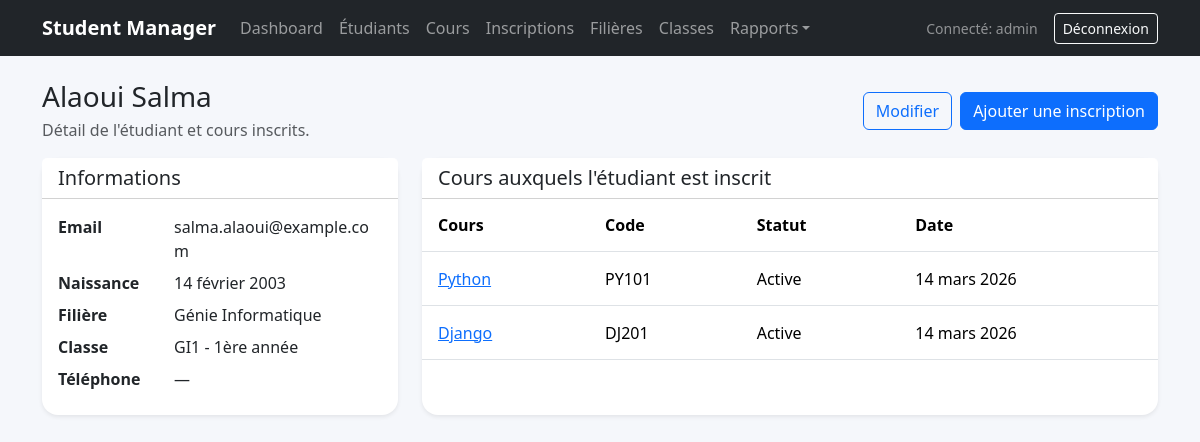
The page /students/1/ (signed in) on the database its author committed.
### academics/models.py (models this page shows, shortened)
class Student(models.Model):
    first_name = models.CharField(max_length=100)
    last_name = models.CharField(max_length=100)
    email = models.EmailField(unique=True)
    birth_date = models.DateField()
    program = models.ForeignKey(Program, on_delete=models.PROTECT, related_name='students')
    classroom = models.ForeignKey(ClassRoom, on_delete=models.PROTECT, related_name='students')
    phone_number = models.CharField(max_length=30, blank=True)
    created_at = models.DateTimeField(auto_now_add=True)
    updated_at = models.DateTimeField(auto_now=True)
    class Meta:
        ordering = ['last_name', 'first_name']
        verbose_name = 'Étudiant'
        verbose_name_plural = 'Étudiants'

class Program(models.Model):
    name = models.CharField(max_length=120)
    code = models.CharField(max_length=20, unique=True)
    description = models.TextField(blank=True)
    class Meta:
        ordering = ['name']
        verbose_name = 'Filière'
        verbose_name_plural = 'Filières'

class ClassRoom(models.Model):
    name = models.CharField(max_length=120)
    level = models.CharField(max_length=50, help_text='Ex: 1ère année, 2ème année')
    program = models.ForeignKey(Program, on_delete=models.CASCADE, related_name='classrooms')
    class Meta:
        ordering = ['program__name', 'level', 'name']
        verbose_name = 'Classe'
        verbose_name_plural = 'Classes'
        unique_together = ('name', 'level', 'program')

class Enrollment(models.Model):
    STATUS_ACTIVE = 'active'
    STATUS_COMPLETED = 'completed'
    STATUS_DROPPED = 'dropped'
    STATUS_CHOICES = [
        (STATUS_ACTIVE, 'Active'),
        (STATUS_COMPLETED, 'Terminée'),
        (STATUS_DROPPED, 'Abandonnée'),
    ]
    student = models.ForeignKey(Student, on_delete=models.CASCADE, related_name='enrollments')
    course = models.ForeignKey(Course, on_delete=models.CASCADE, related_name='enrollments')
    status = models.CharField(max_length=20, choices=STATUS_CHOICES, default=STATUS_ACTIVE)
    enrolled_at = models.DateField(auto_now_add=True)
    notes = models.TextField(blank=True)
    class Meta:
        ordering = ['-enrolled_at', 'student__last_name']
        verbose_name = 'Inscription'
        verbose_name_plural = 'Inscriptions'
        constraints = [
            models.UniqueConstraint(fields=['student', 'course'], name='unique_student_course_enrollment')
        ]

class Course(models.Model):
    title = models.CharField(max_length=150)
    code = models.CharField(max_length=20, unique=True)
    description = models.TextField(blank=True)
    credits = models.PositiveSmallIntegerField(default=1)
    program = models.ForeignKey(Program, on_delete=models.CASCADE, related_name='courses')
    class Meta:
        ordering = ['title']
        verbose_name = 'Cours'
        verbose_name_plural = 'Cours'

### academics/views.py (the view)
# urls.py: path('students/<int:pk>/', views.StudentDetailView.as_view(), name='student_detail'),
class StudentDetailView(LoginRequiredMixin, PermissionRequiredMixin, DetailView):
    model = Student
    permission_required = 'academics.view_student'
    template_name = 'academics/student_detail.html'
    context_object_name = 'student'
    def get_queryset(self):
        return Student.objects.select_related('program', 'classroom').prefetch_related('enrollments__course')

### templates/academics/student_detail.html (shortened to what this page needs)
{% extends 'base.html' %}
{% block content %}
<div class="d-flex justify-content-between align-items-center mb-3 flex-wrap gap-2">
    <div>
        <h1 class="h3 mb-1">{{ student.last_name }} {{ student.first_name }}</h1>
        <p class="text-muted mb-0">Détail de l'étudiant et cours inscrits.</p>
    </div>
    <div class="d-flex gap-2">
        <a class="btn btn-outline-primary" href="{% url 'student_edit' student.pk %}">Modifier</a>
        <a class="btn btn-primary" href="{% url 'enrollment_add' %}">Ajouter une inscription</a>
    </div>
</div>
<div class="row g-4">
    <div class="col-lg-4">
        <div class="card shadow-sm h-100">
            <div class="card-header bg-white"><h2 class="h5 mb-0">Informations</h2></div>
            <div class="card-body">
                <dl class="row mb-0">
                    <dt class="col-sm-4">Email</dt><dd class="col-sm-8">{{ student.email }}</dd>
                    <dt class="col-sm-4">Naissance</dt><dd class="col-sm-8">{{ student.birth_date }}</dd>
                    <dt class="col-sm-4">Filière</dt><dd class="col-sm-8">{{ student.program.name }}</dd>
                    <dt class="col-sm-4">Classe</dt><dd class="col-sm-8">{{ student.classroom.name }} - {{ student.classroom.level }}</dd>
                    <dt class="col-sm-4">Téléphone</dt><dd class="col-sm-8">{{ student.phone_number|default:'—' }}</dd>
                </dl>
            </div>
        </div>
    </div>
    <div class="col-lg-8">
        <div class="card shadow-sm h-100">
            <div class="card-header bg-white"><h2 class="h5 mb-0">Cours auxquels l'étudiant est inscrit</h2></div>
            <div class="table-responsive">
                <table class="table align-middle mb-0">
                    <thead><tr><th>Cours</th><th>Code</th><th>Statut</th><th>Date</th></tr></thead>
                    <tbody>
                        {% for enrollment in student.enrollments.all %}
                        <tr>
                            <td><a href="{% url 'course_detail' enrollment.course.pk %}">{{ enrollment.course.title }}</a></td>
                            <td>{{ enrollment.course.code }}</td>
                            <td>{{ enrollment.get_status_display }}</td>
                            <td>{{ enrollment.enrolled_at }}</td>
                        </tr>
                        {% empty %}
                        <tr><td colspan="4" class="text-center text-muted py-4">Aucune inscription enregistrée.</td></tr>
                        {% endfor %}
                    </tbody>
                </table>
            </div>
        </div>
    </div>
</div>
{% endblock %}

### templates/base.html (shortened to what this page needs)
{% load static %}
<!DOCTYPE html>
<html lang="fr">
<head>
    <link href="https://cdn.jsdelivr.net/npm/bootstrap@5.3.3/dist/css/bootstrap.min.css" rel="stylesheet">
    <link rel="stylesheet" href="{% static 'css/app.css' %}">
</head>
<body>
    <nav class="navbar navbar-expand-lg navbar-dark bg-dark mb-4">
        <div class="container">
            <a class="navbar-brand" href="{% url 'dashboard' %}">Student Manager</a>
            {% if user.is_authenticated %}
            <div class="collapse navbar-collapse" id="mainNav">
                <ul class="navbar-nav me-auto mb-2 mb-lg-0">
                    <li class="nav-item"><a class="nav-link" href="{% url 'dashboard' %}">Dashboard</a></li>
                    <li class="nav-item"><a class="nav-link" href="{% url 'student_list' %}">Étudiants</a></li>
                    <li class="nav-item"><a class="nav-link" href="{% url 'course_list' %}">Cours</a></li>
                    <li class="nav-item"><a class="nav-link" href="{% url 'enrollment_list' %}">Inscriptions</a></li>
                    <li class="nav-item"><a class="nav-link" href="{% url 'program_list' %}">Filières</a></li>
                    <li class="nav-item"><a class="nav-link" href="{% url 'classroom_list' %}">Classes</a></li>
                    <li class="nav-item dropdown">
                        <a class="nav-link dropdown-toggle" href="#" role="button" data-bs-toggle="dropdown">Rapports</a>
                    </li>
                </ul>
                <div class="d-flex align-items-center gap-3">
                    <span class="text-white-50 small">Connecté: {{ user.username }}</span>
                    <form method="post" action="{% url 'logout' %}">
                        <button class="btn btn-outline-light btn-sm" type="submit">Déconnexion</button>
                    </form>
                </div>
            </div>
            {% endif %}
        </div>
    </nav>
    <main class="container pb-5">
        {% block content %}{% endblock %}
    </main>
</body>
</html>

### static/css/app.css (style rules this page uses)
body { background-color: #f5f7fb; }
.card { border: 0; border-radius: 1rem; }
.table > :not(caption) > * > * { padding: 0.9rem 1rem; }
.navbar-brand { font-weight: 700; }

### rows shown on the page
Student: last_name "Alaoui", first_name "Salma", email "salma.alaoui@example.com", birth_date "14 février 2003", program.name "Génie Informatique", classroom.name "GI1", classroom.level "1ère année", phone_number "—"
Enrollment: course "Python", course.code "PY101", status "Active", enrolled_at "14 mars 2026"
Enrollment: course "Django", course.code "DJ201", status "Active", enrolled_at "14 mars 2026"

### other values the page prints
{{ user.username }} "admin"
